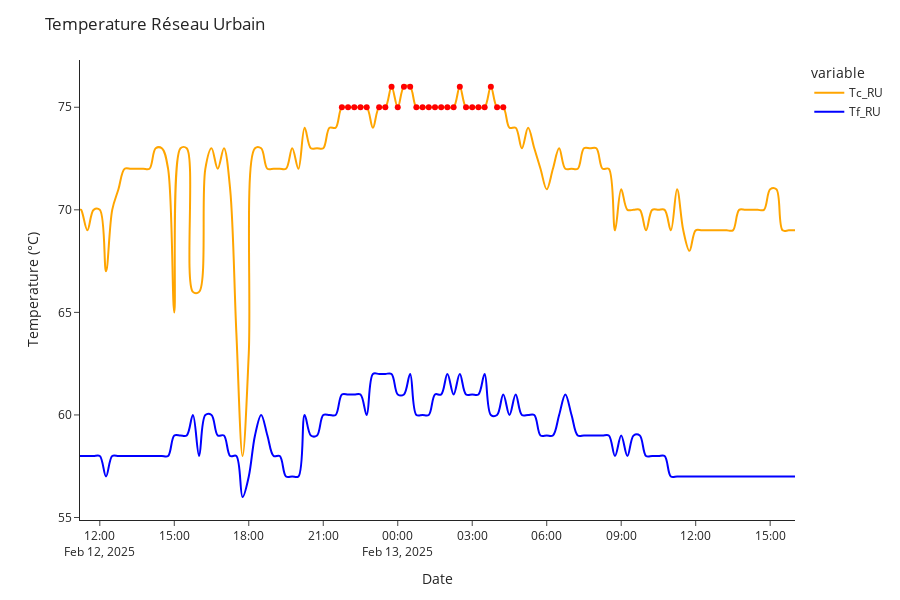
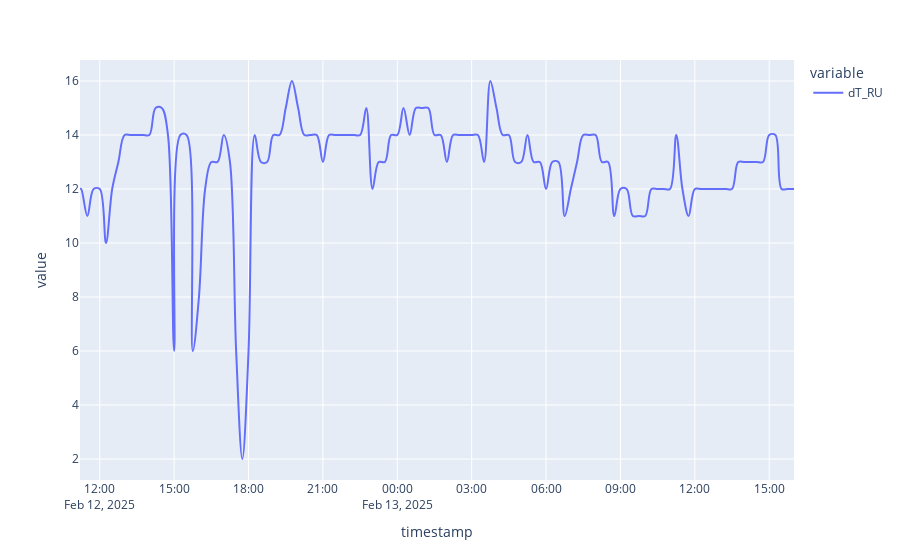
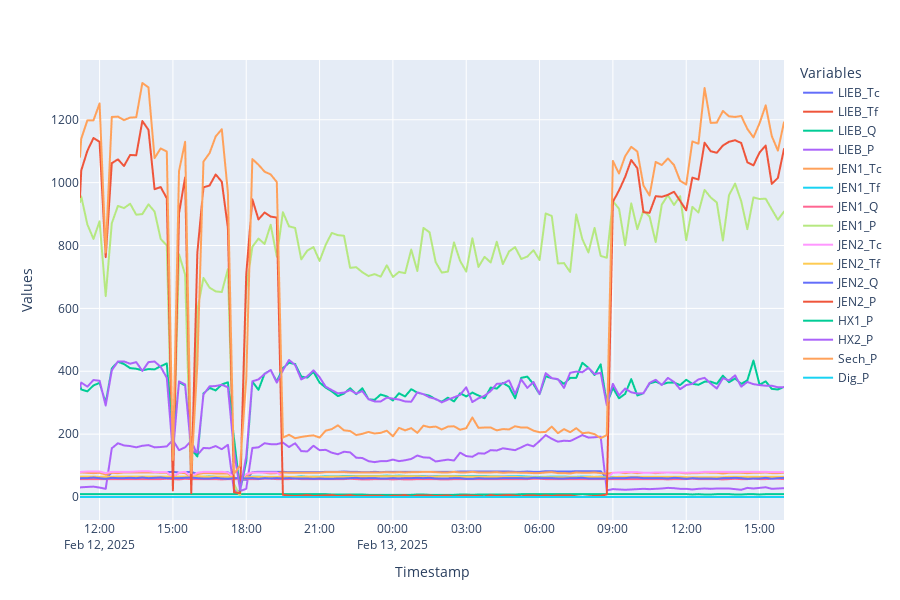
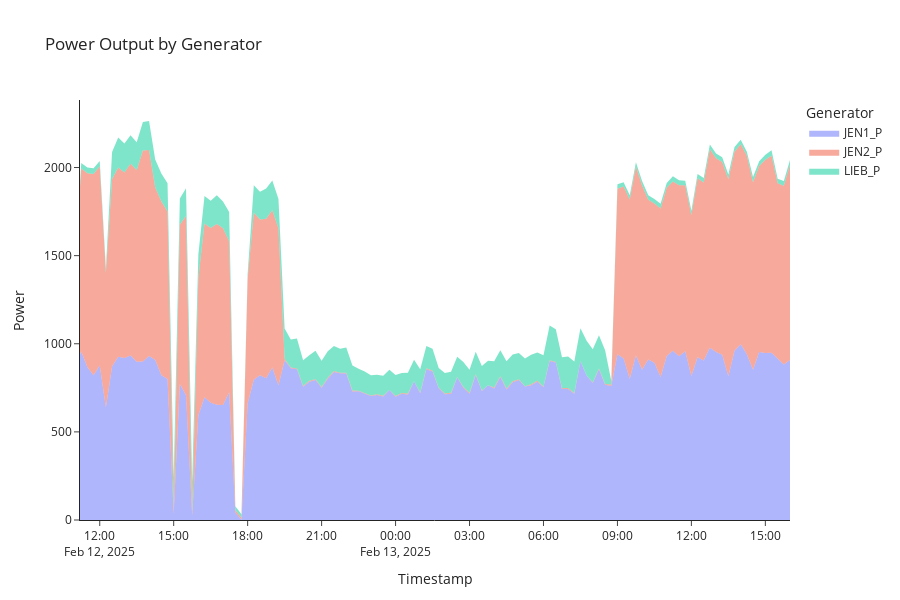

Notebook source saved alongside these figures, in order:
### Code cell
# Read Cogeneratrices_Cinergie.csv file
cogen_df = pd.read_csv('Cogen.csv',sep = ";", header=0)
echangeur_df = pd.read_csv('Echangeurs.csv',sep = ";", header=0)

import plotly.express as px

# Convert timestamp to datetime and set as index
def set_timestamp(df):
    df['timestamp'] = pd.to_datetime(df['Date'] + ' ' + df['UTC Time'])
    df.set_index('timestamp', inplace=True)
    df.drop(columns=['Date', 'UTC Time','Record'], inplace=True)

set_timestamp(cogen_df)
set_timestamp(echangeur_df)

display(cogen_df.head())
display(echangeur_df.head())
echangeur_df['dT_RU'] = echangeur_df['Tc_RU'] - echangeur_df['Tf_RU']
# Create line plot for Tc_ru and Tf_ru temperatures
fig = px.line(echangeur_df, x=echangeur_df.index, y=['Tc_RU', 'Tf_RU'],    line_shape = 'spline'
)

# Update line colors
fig.update_traces(line_color='orange', selector=dict(name='Tc_RU'))
fig.update_traces(line_color='blue', selector=dict(name='Tf_RU'))

# Add conditional coloring for Tc_ru > 74
fig.add_scatter(
    x=echangeur_df[echangeur_df['Tc_RU'] > 74].index,
    y=echangeur_df[echangeur_df['Tc_RU'] > 74]['Tc_RU'],
    mode='markers',
    line_color='red',
    name='Tc_ru > 74°C',
    showlegend=False,
    line_shape = 'spline'
)

fig.update_layout(
    title='Temperature Réseau Urbain',
    xaxis_title='Date',
    yaxis_title='Temperature (°C)',
    height=600,
    template='simple_white'
)

fig.show()

fig_2 = px.line(echangeur_df, x=echangeur_df.index, y=['dT_RU'], line_shape = 'spline')
fig_2.show()

# Convert numeric columns by removing units
for col in cogen_df.columns:
    try:
        cogen_df[col] = cogen_df[col].str.extract('([-+]?\d*\.?\d+)').astype(float)
    except (AttributeError, ValueError):
        # Skip columns that can't be converted to numeric
        continue

# Create interactive plot with plotly express
fig = px.line(cogen_df, x=cogen_df.index, y=cogen_df.columns)
fig.update_layout(
    xaxis_title="Timestamp",
    yaxis_title="Values",
    legend_title="Variables",
    height=600
)
fig.show()


# Create stacked area plot for power values
power_cols = ['JEN1_P', 'JEN2_P','LIEB_P']
fig = px.area(cogen_df, x=cogen_df.index, y=power_cols, 
              title='Power Output by Generator',
              labels={'value': 'Power', 'variable': 'Generator'},
              height=600)

fig.update_layout(
    xaxis_title="Timestamp",
    yaxis_title="Power",
    showlegend=True,
    template ='simple_white'
)
fig.update_traces(line=dict(width=0))
fig.show()


# Create stacked area plot for heat exchanger and other power values
cogen_df['Total_Gen_P'] = cogen_df['JEN1_P'] + cogen_df['JEN2_P'] + cogen_df['LIEB_P']
area_cols = ['HX1_P', 'HX2_P', 'Sech_P', 'Dig_P']

# Create stacked area plot for heat exchangers
fig = px.area(cogen_df, x=cogen_df.index, y=area_cols,
              title='Power Output by Heat Exchangers and Other Systems',
              labels={'value': 'Power', 'variable': 'System'},
              height=600)
fig.update_traces(selector=dict(type='scatter'), line=dict(width=0))

# Add total generator power as a line on top
fig.add_scatter(x=cogen_df.index, y=cogen_df['Total_Gen_P'], 
                name='Total Generator Power',
                mode='lines',
                line=dict(width=2))

fig.update_layout(
    xaxis_title="Timestamp", 
    yaxis_title="Power",
    showlegend=True,
    template='simple_white'
)
fig.show()

# 100% stacked area plot
# Calculate total generator power as denominator for percentages
total_gen_power = cogen_df[power_cols].sum(axis=1)

# Calculate percentage of total generator power for each heat/other system
pct_df = pd.DataFrame()
for col in heat_power_cols:
    pct_df[col] = cogen_df[col] / total_gen_power * 100

# Calculate loss column as difference from 100%
pct_df['Loss'] = 100 - pct_df[heat_power_cols].sum(axis=1)

# Add loss column to plot columns
plot_cols = heat_power_cols + ['Loss']

fig = px.area(pct_df, x=pct_df.index, y=plot_cols,
              title='Heat Exchanger and Other System Power as % of Total Generator Output',
              labels={'value': '% of Generator Power', 'variable': 'System'},
              height=600)

fig.update_layout(
    xaxis_title="Timestamp",
    yaxis_title="Percent of Total Generator Power", 
    showlegend=True,
    template='simple_white'
)
fig.update_traces(line=dict(width=0))
fig.show()
